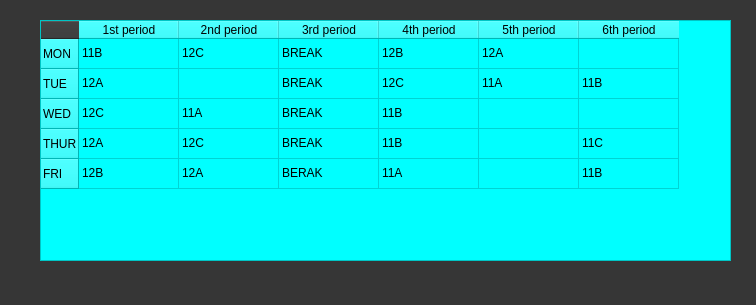
<?xml version="1.0" encoding="UTF-8"?>
<ui version="4.0">
 <class>Dialog</class>
 <widget class="QDialog" name="Dialog">
  <property name="geometry">
   <rect>
    <x>0</x>
    <y>0</y>
    <width>756</width>
    <height>305</height>
   </rect>
  </property>
  <property name="windowTitle">
   <string>Dialog</string>
  </property>
  <property name="styleSheet">
   <string notr="true">background-color:rgb(54,54,54);</string>
  </property>
  <widget class="QTableWidget" name="tableWidget">
   <property name="geometry">
    <rect>
     <x>40</x>
     <y>20</y>
     <width>691</width>
     <height>241</height>
    </rect>
   </property>
   <property name="styleSheet">
    <string notr="true">background-color:rgb(0, 255, 255)</string>
   </property>
   <row>
    <property name="text">
     <string>MON</string>
    </property>
   </row>
   <row>
    <property name="text">
     <string>TUE</string>
    </property>
   </row>
   <row>
    <property name="text">
     <string>WED</string>
    </property>
   </row>
   <row>
    <property name="text">
     <string>THUR</string>
    </property>
   </row>
   <row>
    <property name="text">
     <string>FRI</string>
    </property>
   </row>
   <column>
    <property name="text">
     <string>1st period</string>
    </property>
   </column>
   <column>
    <property name="text">
     <string>2nd period</string>
    </property>
   </column>
   <column>
    <property name="text">
     <string>3rd period</string>
    </property>
   </column>
   <column>
    <property name="text">
     <string>4th period</string>
    </property>
   </column>
   <column>
    <property name="text">
     <string>5th period</string>
    </property>
   </column>
   <column>
    <property name="text">
     <string>6th period</string>
    </property>
   </column>
   <item row="0" column="0">
    <property name="text">
     <string>11B</string>
    </property>
   </item>
   <item row="0" column="1">
    <property name="text">
     <string>12C</string>
    </property>
   </item>
   <item row="0" column="2">
    <property name="text">
     <string>BREAK</string>
    </property>
   </item>
   <item row="0" column="3">
    <property name="text">
     <string>12B</string>
    </property>
   </item>
   <item row="0" column="4">
    <property name="text">
     <string>12A</string>
    </property>
   </item>
   <item row="0" column="5">
    <property name="text">
     <string/>
    </property>
   </item>
   <item row="1" column="0">
    <property name="text">
     <string>12A</string>
    </property>
   </item>
   <item row="1" column="2">
    <property name="text">
     <string>BREAK</string>
    </property>
   </item>
   <item row="1" column="3">
    <property name="text">
     <string>12C</string>
    </property>
   </item>
   <item row="1" column="4">
    <property name="text">
     <string>11A</string>
    </property>
   </item>
   <item row="1" column="5">
    <property name="text">
     <string>11B</string>
    </property>
   </item>
   <item row="2" column="0">
    <property name="text">
     <string>12C</string>
    </property>
   </item>
   <item row="2" column="1">
    <property name="text">
     <string>11A</string>
    </property>
   </item>
   <item row="2" column="2">
    <property name="text">
     <string>BREAK</string>
    </property>
   </item>
   <item row="2" column="3">
    <property name="text">
     <string>11B</string>
    </property>
   </item>
   <item row="3" column="0">
    <property name="text">
     <string>12A</string>
    </property>
   </item>
   <item row="3" column="1">
    <property name="text">
     <string>12C</string>
    </property>
   </item>
   <item row="3" column="2">
    <property name="text">
     <string>BREAK</string>
    </property>
   </item>
   <item row="3" column="3">
    <property name="text">
     <string>11B</string>
    </property>
   </item>
   <item row="3" column="5">
    <property name="text">
     <string>11C</string>
    </property>
   </item>
   <item row="4" column="0">
    <property name="text">
     <string>12B</string>
    </property>
   </item>
   <item row="4" column="1">
    <property name="text">
     <string>12A</string>
    </property>
   </item>
   <item row="4" column="2">
    <property name="text">
     <string>BERAK</string>
    </property>
   </item>
   <item row="4" column="3">
    <property name="text">
     <string>11A</string>
    </property>
   </item>
   <item row="4" column="5">
    <property name="text">
     <string>11B</string>
    </property>
   </item>
  </widget>
 </widget>
 <resources/>
 <connections/>
</ui>
